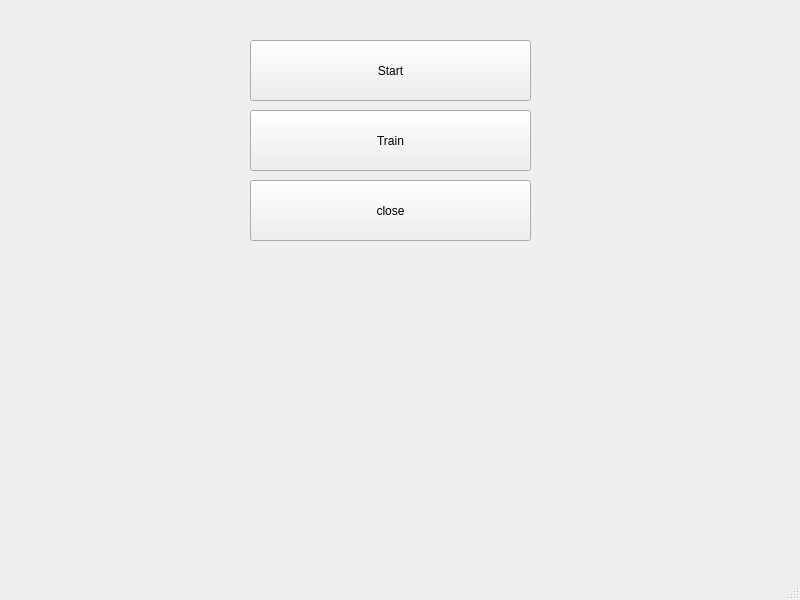
<?xml version="1.0" encoding="UTF-8"?>
<ui version="4.0">
 <class>MainWindow</class>
 <widget class="QMainWindow" name="MainWindow">
  <property name="geometry">
   <rect>
    <x>0</x>
    <y>0</y>
    <width>800</width>
    <height>600</height>
   </rect>
  </property>
  <property name="windowTitle">
   <string>MainWindow</string>
  </property>
  <widget class="QWidget" name="centralwidget">
   <widget class="QPushButton" name="putton1">
    <property name="geometry">
     <rect>
      <x>250</x>
      <y>40</y>
      <width>281</width>
      <height>61</height>
     </rect>
    </property>
    <property name="text">
     <string>Start</string>
    </property>
   </widget>
   <widget class="QPushButton" name="putton2">
    <property name="geometry">
     <rect>
      <x>250</x>
      <y>110</y>
      <width>281</width>
      <height>61</height>
     </rect>
    </property>
    <property name="text">
     <string>Train</string>
    </property>
   </widget>
   <widget class="QPushButton" name="putton3">
    <property name="geometry">
     <rect>
      <x>250</x>
      <y>180</y>
      <width>281</width>
      <height>61</height>
     </rect>
    </property>
    <property name="text">
     <string>close</string>
    </property>
   </widget>
  </widget>
  <widget class="QMenuBar" name="menubar">
   <property name="geometry">
    <rect>
     <x>0</x>
     <y>0</y>
     <width>800</width>
     <height>26</height>
    </rect>
   </property>
  </widget>
  <widget class="QStatusBar" name="statusbar"/>
 </widget>
 <resources/>
 <connections/>
</ui>
